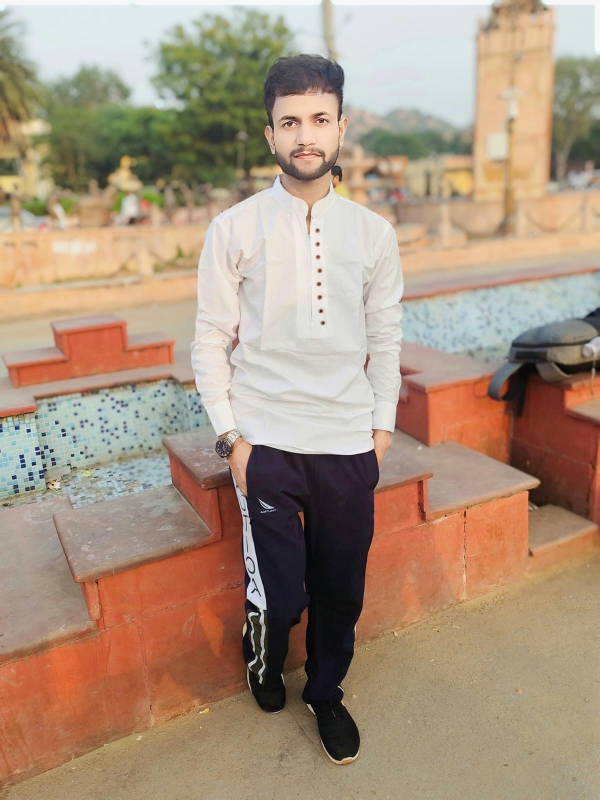
#> input picture data/inference/INF-E1DE592411_prshotmmanhas.jpg, 1199 x 1599 px (shown at 1/2 size)
$ python -i embeddings.py   (imports and definitions only)   (older library calls are emulated)
#> lines starting #> are read from the running program, lines starting #| are printed output that depends on the picture
"""
Environmental and Visual Feature Extractor for Distribution Analysis
Extracts brightness, contrast, color statistics, sharpness, and spatial frequencies.
"""
from typing import Dict, Any, List
import numpy as np
from PIL import Image
import cv2

def extract_image_distribution_metrics(image_path: str) -> Dict[str, float]:
    """
    Extract comprehensive numerical visual features from an image:
    - Brightness (mean grayscale intensity)
    - Contrast (standard deviation of grayscale intensity)
    - Sharpness (Laplacian variance)
    - Colorfulness / Saturation
    - Mean Red, Green, Blue
    - High-frequency spatial energy (FFT)
    """
    try:
        with Image.open(image_path) as im:
#> im is the input picture: PIL image 1199x1599 RGB; mean R, G, B 169.1, 146.8, 125.8
            im_rgb = im.convert("RGB").resize((128, 128))
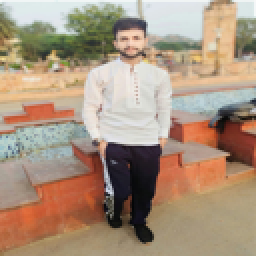
#> im_rgb: PIL image 128x128 RGB (shown 2 times larger); mean R, G, B 169.1, 146.8, 125.8
            arr = np.array(im_rgb, dtype=np.float32) / 255.0

            # RGB channels
            r_mean = float(np.mean(arr[:, :, 0]))
#> r_mean = 0.663
            g_mean = float(np.mean(arr[:, :, 1]))
#> g_mean = 0.576
            b_mean = float(np.mean(arr[:, :, 2]))
#> b_mean = 0.493

            # Grayscale
            gray = 0.2989 * arr[:, :, 0] + 0.5870 * arr[:, :, 1] + 0.1140 * arr[:, :, 2]
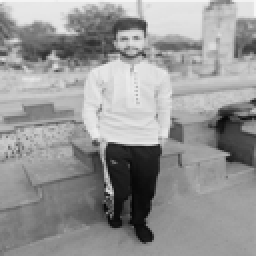
#> gray: shape (128, 128) float32 (shown 2 times larger); min 0.0177, max 0.974, mean 0.592
            brightness = float(np.mean(gray))
#> brightness = 0.592
            contrast = float(np.std(gray))
#> contrast = 0.208

            # Sharpness via Laplacian variance
            gray_uint8 = (gray * 255).astype(np.uint8)
            laplacian = cv2.Laplacian(gray_uint8, cv2.CV_64F)
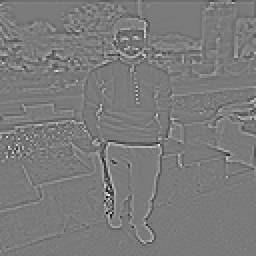
#> laplacian: shape (128, 128) float64 (shown 2 times larger); min -294, max 313, mean -0.1; drawn with min black and max white
            sharpness = float(np.var(laplacian))
#> sharpness = 1043.2

            # Saturation via HSV
            arr_uint8 = (arr * 255).astype(np.uint8)
            hsv = cv2.cvtColor(arr_uint8, cv2.COLOR_RGB2HSV)
#> hsv: shape (128, 128, 3); mean H, S, V 34.9, 74.3, 172.2
            saturation = float(np.mean(hsv[:, :, 1]) / 255.0)
#> saturation = 0.291

            # High frequency energy (2D FFT)
            f = np.fft.fft2(gray)
            fshift = np.fft.fftshift(f)
            magnitude_spectrum = 20 * np.log(np.abs(fshift) + 1e-7)
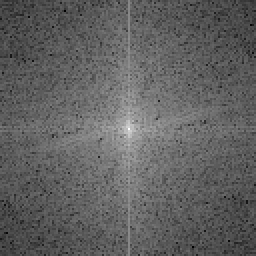
#> magnitude_spectrum: shape (128, 128) float64 (shown 2 times larger); min -71.19, max 183.6, mean 25.8; drawn with min black and max white
            # Sample corner high frequencies
            h, w = magnitude_spectrum.shape
#> h = 128; w = 128
            high_freq_energy = float(np.mean(magnitude_spectrum[:h//4, :w//4]))
#> high_freq_energy = 5.55

            return {
                "brightness": round(brightness, 4),
                "contrast": round(contrast, 4),
                "sharpness": round(sharpness, 2),
                "saturation": round(saturation, 4),
                "r_mean": round(r_mean, 4),
                "g_mean": round(g_mean, 4),
                "b_mean": round(b_mean, 4),
                "high_freq_energy": round(high_freq_energy, 3)
            }
    except Exception:
        return {
            "brightness": 0.5,
            "contrast": 0.2,
            "sharpness": 100.0,
            "saturation": 0.3,
            "r_mean": 0.5,
            "g_mean": 0.5,
            "b_mean": 0.5,
            "high_freq_energy": 50.0
        }

>>> result = extract_image_distribution_metrics('../../../data/inference/INF-E1DE592411_prshotmmanhas.jpg')
#> result = {'brightness': 0.592, 'contrast': 0.208, 'sharpness': 1043.2, 'saturation': 0.291, 'r_mean': 0.663, 'g_mean': 0.576, 'b_mean': 0.493, 'high_freq_energy': 5.55}
